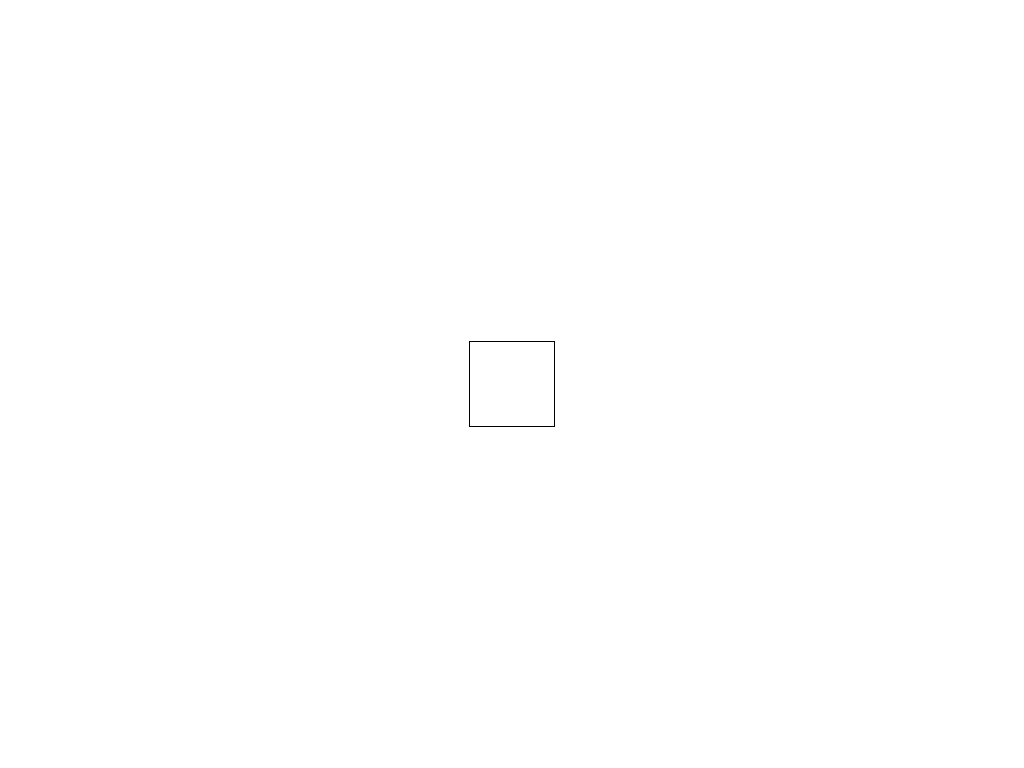
Frame 1 (no input)
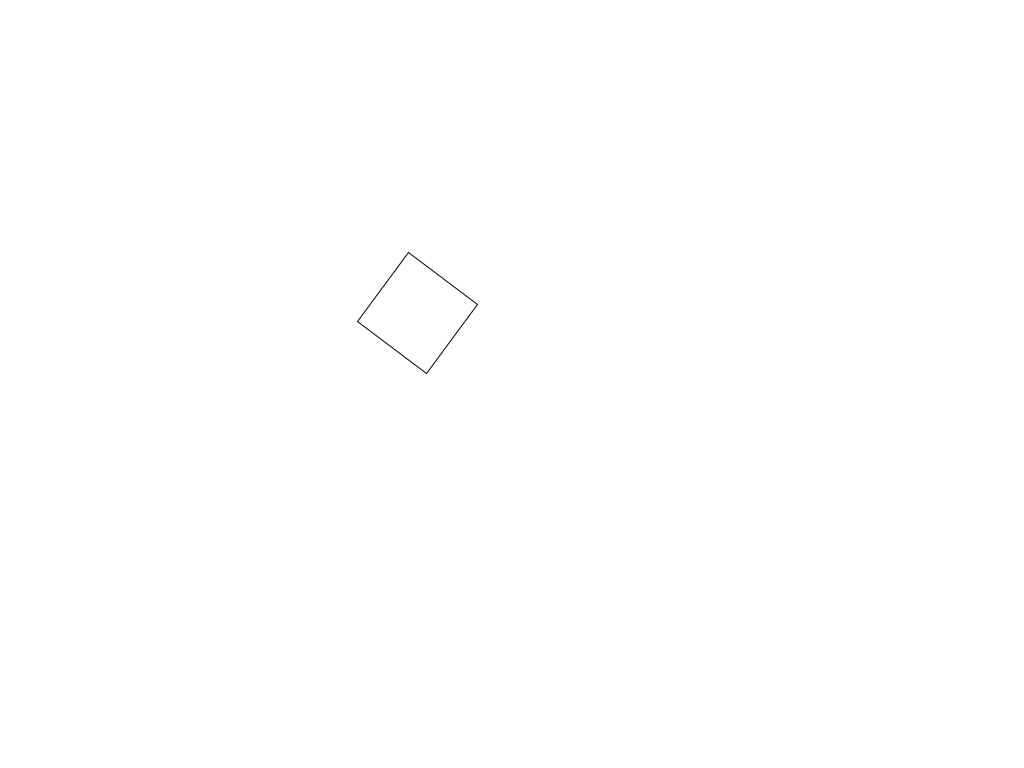
Frame 60 (the mouse pressed at the canvas centre just before this capture)
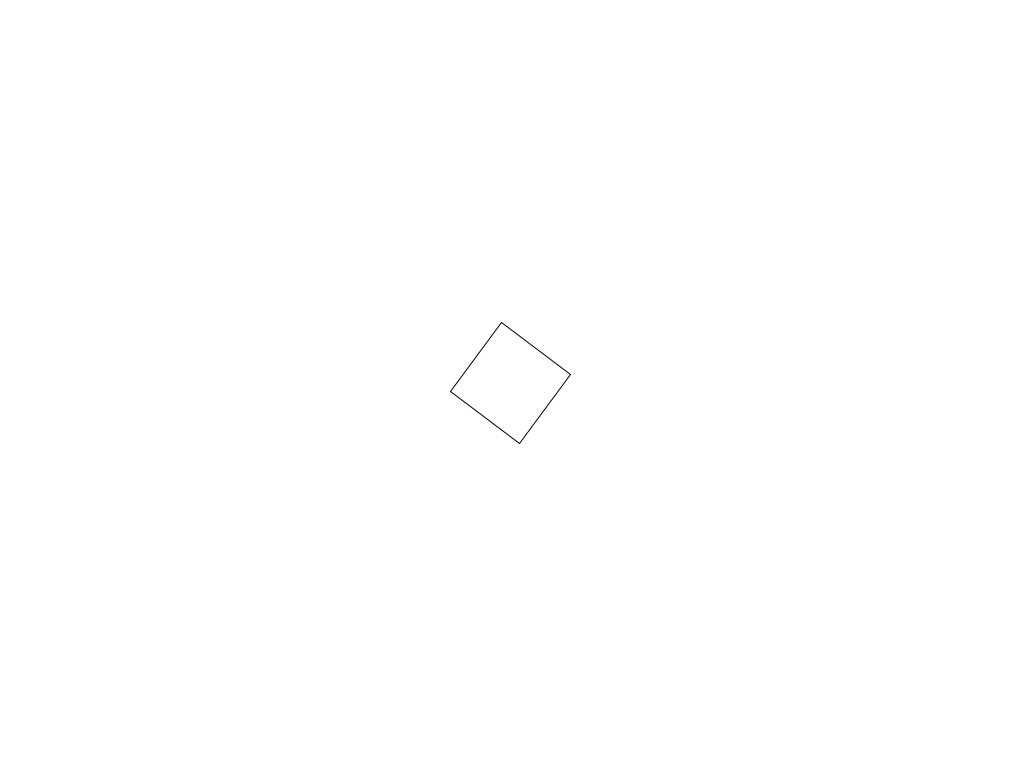
Frame 120 (the mouse held since frame 60 and released just before this capture)

The Processing sketch that drew these frames (run headless with seeded random() and noise(); from frame 60 on, the mouse is pressed at the canvas centre):

// Processing sketch: monsterv1_0
// ── monsterv1_0.pde
monster square;

void setup(){
  size(1024, 768);
  smooth();
  noFill();
  frameRate(60);
  
  square = new monster();
  
  square.begin();
  
  
}

void draw() {
  background(255);
  
  square.display();
  square.update();
  
}


// ── monster.pde
class monster{
  
   PVector Pos, mousePos;

  float rot = 0;
  float rto = 0;
  float speed = 2;
  float xSize = random(60,100);
  float ySize = xSize;
  
  void begin(){
    
      Pos = new PVector(width/2, height/2);
      mousePos = new PVector(mouseX,mouseY);
  
 }
 
  void display(){
    
  translate(Pos.x,Pos.y);
  rotate(rot);
  rectMode(CENTER);
  rect(0,0,xSize,ySize);
  
  }

  void update(){
    
    if(mouseX <= Pos.x) rto = 180;
    else rto = 0;
    
    //some rotational math
    rot = atan((Pos.y-mouseY)/(Pos.x-mouseX))+radians(rto);
    //This makes our monster move towards the mouse - player
    Pos.x += speed*cos(rot);
    Pos.y += speed*sin(rot);
    
  }
}
